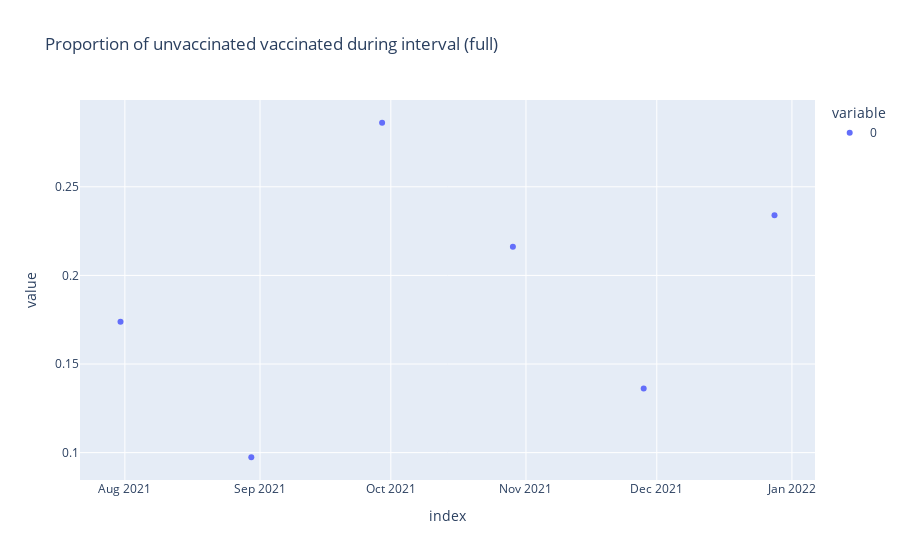

The cell this chart's notebook holds for it:
### Code cell
pd.Series(
    interval_prop_unvacc_vaccinated2,
    index=ref_times_to_dti(COVID_BASE_DATE, coverage_times[1:]),
).plot(
    kind="scatter",
    title="Proportion of unvaccinated vaccinated during interval (full)",
)

### Figure 1 — Plotly figure (JSON) as saved in the notebook; plotly's stock layout.template omitted (floating-point values rounded to 4 significant figures)
{"data": [{"hovertemplate": "variable=0<br>index=%{x}<br>value=%{y}<extra></extra>", "legendgroup": "0", "marker": {"color": "#636efa", "symbol": "circle"}, "mode": "markers", "name": "0", "orientation": "v", "showlegend": true, "type": "scatter", "x": ["2021-07-31T00:00:00", "2021-08-30T00:00:00", "2021-09-29T00:00:00", "2021-10-29T00:00:00", "2021-11-28T00:00:00", "2021-12-28T00:00:00"], "xaxis": "x", "y": [0.1738, 0.09739, 0.2861, 0.2161, 0.1363, 0.2339], "yaxis": "y"}], "layout": {"legend": {"title": {"text": "variable"}, "tracegroupgap": 0}, "title": {"text": "Proportion of unvaccinated vaccinated during interval (full)"}, "xaxis": {"anchor": "y", "domain": [0, 1], "title": {"text": "index"}}, "yaxis": {"anchor": "x", "domain": [0, 1], "title": {"text": "value"}}}}
